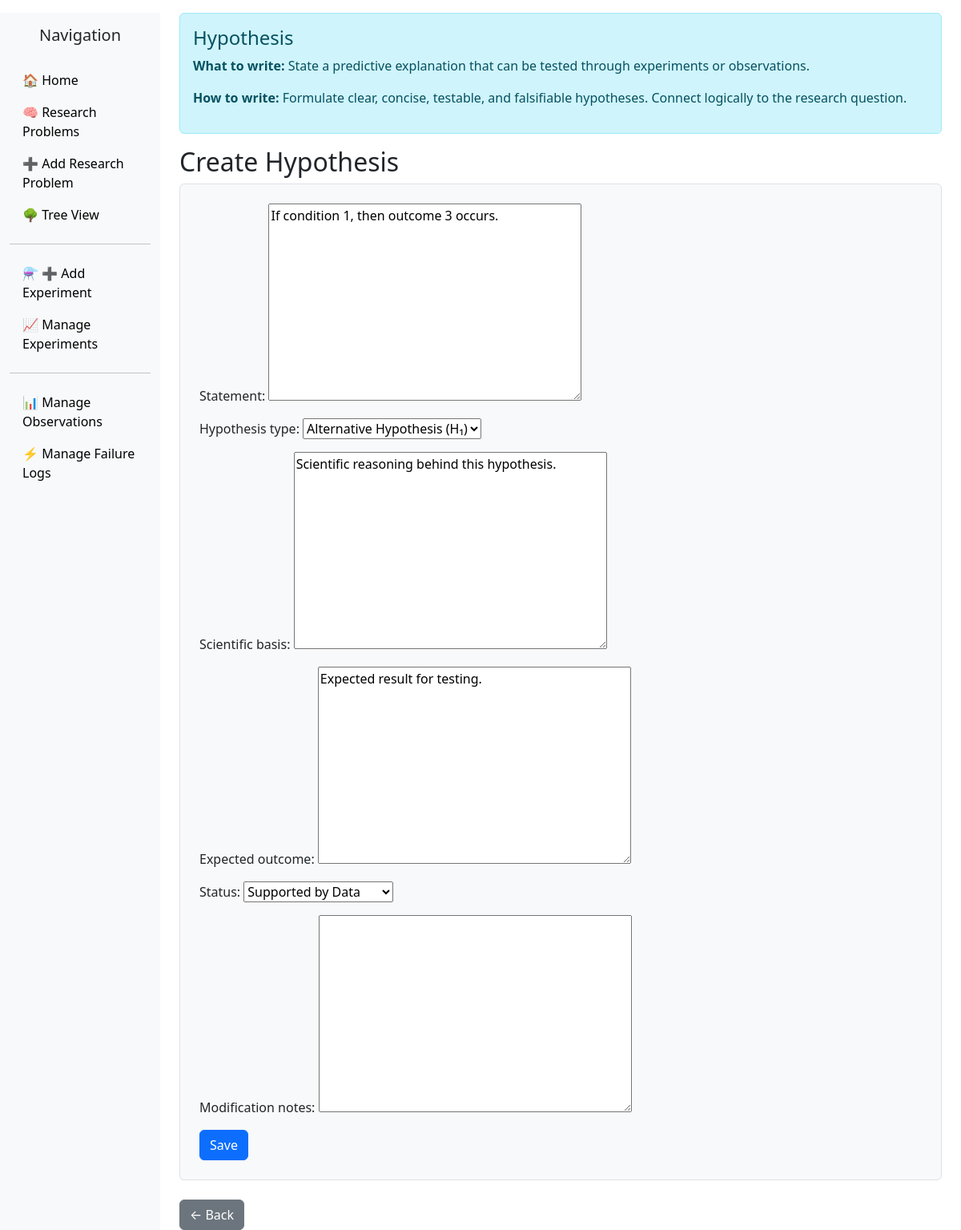
The page /hypotheses/3/edit/ on the database its author committed.
### scientificmethod/models.py (models this page shows, shortened)
class TimestampedModel(models.Model):
    created_at = models.DateTimeField(default=timezone.now)
    updated_at = models.DateTimeField(auto_now=True)
    class Meta:
        abstract = True

class Hypothesis(TimestampedModel):
    research_question = models.ForeignKey(ResearchQuestion, on_delete=models.CASCADE, related_name='hypotheses')
    parent_hypothesis = models.ForeignKey('self', null=True, blank=True, on_delete=models.SET_NULL, related_name='child_hypotheses')
    statement = MDTextField()
    hypothesis_type = models.CharField(
        max_length=20,
        choices=[
            ('Null', 'Null Hypothesis (H₀)'),
            ('Alternative', 'Alternative Hypothesis (H₁)')
        ]
    )
    scientific_basis = MDTextField(null=True, blank=True)
    expected_outcome = MDTextField(null=True, blank=True)
    status = models.CharField(
        max_length=20,
        choices=[
            ('Pending', 'Pending Testing'),
            ('Supported', 'Supported by Data'),
            ('Refuted', 'Refuted by Data'),
            ('Modified', 'Modified after Results')
        ],
        default='Pending'
    )
    modification_notes = MDTextField(null=True, blank=True)

### scientificmethod/views.py (the view, shortened to what this page needs)
# urls.py: path('hypotheses/<int:pk>/edit/', views.HypothesisUpdateView.as_view(), name='hypothesis_update'),
class HypothesisUpdateView(generic.UpdateView):
    model = Hypothesis
    fields = ['statement', 'hypothesis_type', 'scientific_basis', 'expected_outcome', 'status', 'modification_notes']
    template_name = 'scientificmethod/hypothesis_form.html'

### scientificmethod/templates/scientificmethod/hypothesis_form.html (shortened to what this page needs)
{% extends "scientificmethod/base.html" %}
{% block content %}
<div class="alert alert-info" role="alert">
  <h4 class="alert-heading">Hypothesis</h4>
  <p><strong>What to write:</strong> State a predictive explanation that can be tested through experiments or observations.</p>
  <p><strong>How to write:</strong> Formulate clear, concise, testable, and falsifiable hypotheses. Connect logically to the research question.</p>
</div>
<h2>{% if edit_mode %}Edit{% else %}Create{% endif %} Hypothesis</h2>
<form method="post" class="p-4 border rounded bg-light">
    {{ form.as_p }}
    <button type="submit" class="btn btn-primary">{% if edit_mode %}Update{% else %}Save{% endif %}</button>
</form>
<br>
<a href="{% url 'researchproblem_list' %}" class="btn btn-secondary">← Back</a>
{% endblock %}

### scientificmethod/templates/scientificmethod/base.html (style rules this page uses)
body { padding-top: 1rem; }

### rows shown on the page
Hypothesis: statement "If condition 1, then outcome 3 occurs.", hypothesis_type "Alternative Hypothesis (H₁)", scientific_basis "Scientific reasoning behind this hypothesis.", expected_outcome "Expected result for testing.", status "Supported by Data"
